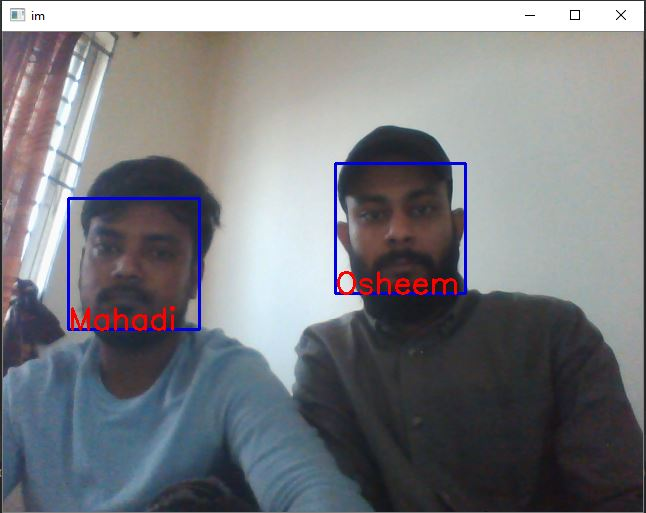
#> input picture 1.JPG, 646 x 513 px, given as the content of the folder dataSet, which was not available
$ python traineer.py
#> lines starting #> are read from the running program, lines starting #| are printed output that depends on the picture
import os
import cv2
import numpy as np
from PIL import Image

recognizer = cv2.face.LBPHFaceRecognizer_create()
path = 'dataSet'

def getImageWithId(path):
#> called with path = 'dataSet'
    imagePaths=[os.path.join(path,f) for f in os.listdir(path)];

    faces=[]
    Ids=[]
    for imagePaths in imagePaths:
        faceImg = Image.open(imagePaths).convert('L');
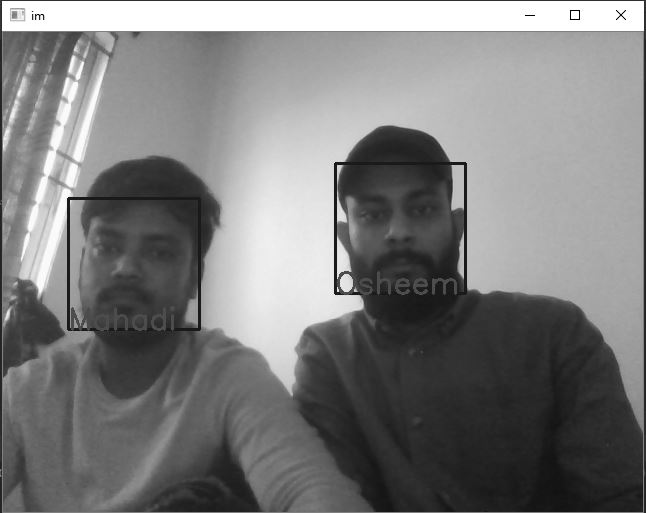
#> faceImg: PIL image 646x513 L; min 0, max 255, mean 124.7
        faceNp = np.array(faceImg,'uint8');
#> (the run stopped early here; a loop or call above may not have finished)

$ run again, on m.jpg
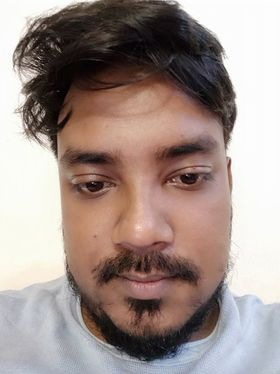
#> input picture m.jpg, 280 x 374 px, given as the content of the folder dataSet, which was not available
#> in getImageWithId, `faceImg = Image.open(imagePaths).convert('L');`:
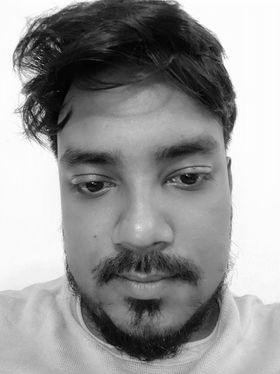
#> faceImg: PIL image 280x374 L; min 0, max 255, mean 150.3
